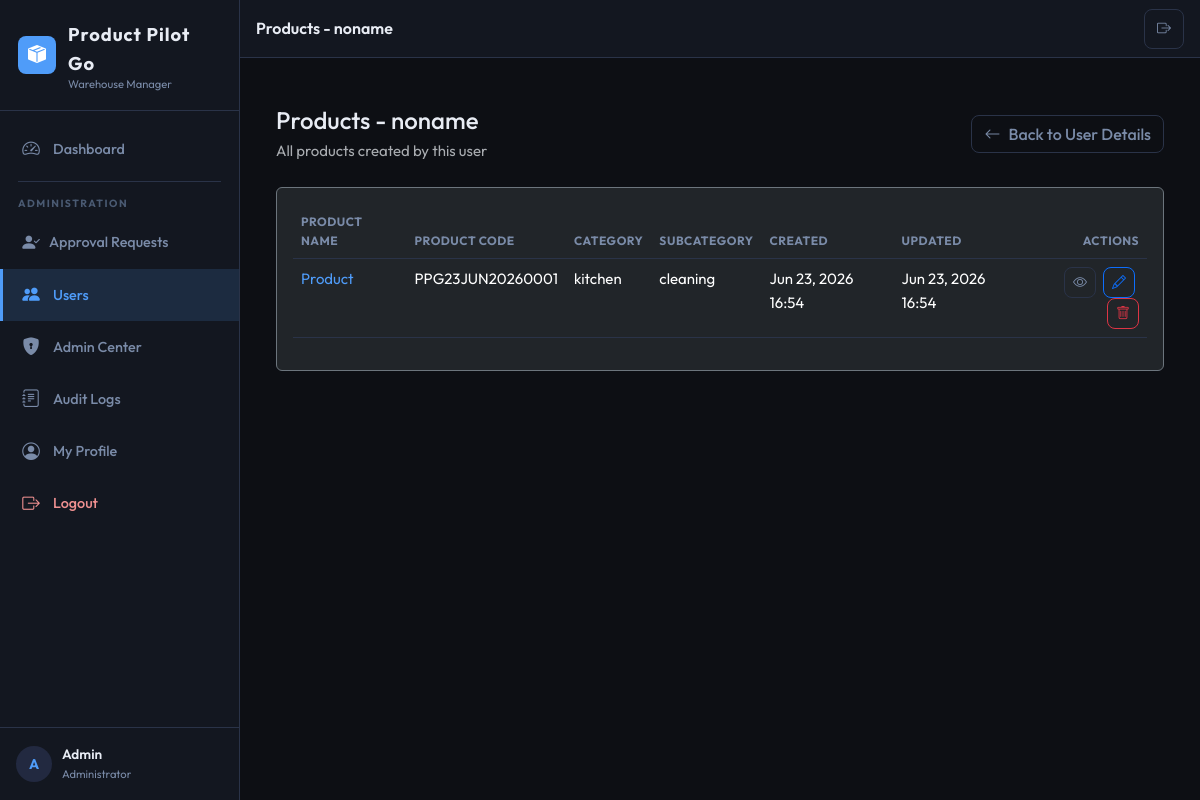
The page /users/3/products/ (signed in) on the database its author committed.
### aps/models.py (models this page shows, shortened)
class Product(models.Model):
    product_name = models.CharField(max_length=255, db_index=True)
    asin_code = models.CharField(max_length=100, blank=True, null=True, db_index=True)
    sh_code = models.CharField(max_length=100, blank=True, db_index=True)
    category = models.ForeignKey(
        Category,
        on_delete=models.SET_NULL,
        null=True, blank=True,
        related_name='products'
    )
    subcategory = models.ForeignKey(
        SubCategory,
        on_delete=models.SET_NULL,
        null=True, blank=True,
        related_name='products'
    )
    main_image = models.ImageField(
        upload_to=product_main_image_path,
        validators=[validate_image_extension, validate_image_size],
        blank=True, null=True
    )
    description = models.TextField(blank=True)
    tags = models.CharField(max_length=255, blank=True, help_text="Comma-separated tags")
    created_at = models.DateTimeField(auto_now_add=True, db_index=True)
    created_by = models.ForeignKey(
        User,
        on_delete=models.SET_NULL,
        null=True, blank=True,
        related_name='products_created',
    )
    updated_by = models.ForeignKey(
        User,
        on_delete=models.SET_NULL,
        null=True, blank=True,
        related_name='products_updated',
    )
    updated_at = models.DateTimeField(auto_now=True)
    is_deleted = models.BooleanField(default=False, db_index=True)
    deleted_at = models.DateTimeField(null=True, blank=True)
    class Meta:
        ordering = ['-created_at']
        unique_together = ('asin_code', 'created_by')
        indexes = [
            models.Index(fields=['product_name', 'is_deleted'], name='idx_product_name_active'),
            models.Index(fields=['category', 'is_deleted'], name='idx_product_cat_active'),
            models.Index(fields=['is_deleted', '-created_at'], name='idx_product_active_date'),
        ]

class Category(models.Model):
    name = models.CharField(max_length=150)
    created_by = models.ForeignKey(
        User,
        on_delete=models.CASCADE,
        null=True, blank=True,
        related_name='categories_created',
    )
    class Meta:
        verbose_name = 'Category'
        verbose_name_plural = 'Categories'
        ordering = ['name']
        unique_together = ('name', 'created_by')

class SubCategory(models.Model):
    category = models.ForeignKey(
        Category,
        on_delete=models.CASCADE,
        related_name='subcategories'
    )
    name = models.CharField(max_length=150)
    class Meta:
        verbose_name = 'Sub Category'
        verbose_name_plural = 'Sub Categories'
        ordering = ['name']
        unique_together = ('category', 'name')

### aps/views/users.py (the view)
# urls.py: path('users/<int:user_id>/products/', views.user_products, name='user_products'),
@admin_required
def user_products(request, user_id):
    target_user = get_object_or_404(User, pk=user_id, is_superuser=False)
    products_qs = Product.objects.filter(
        created_by=target_user, is_deleted=False
    ).select_related('category', 'subcategory').order_by('-created_at')
    paginator = Paginator(products_qs, 25)
    page_obj = paginator.get_page(request.GET.get('page'))
    return render(request, 'aps/user_products.html', {
        'page_title': f'Products - {target_user.username}',
        'active_menu': 'users',
        'target_user': target_user,
        'page_obj': page_obj,
    })

### aps/permissions.py (called while the page is built, shortened)
def is_administrator(user):
    return user.is_authenticated and user.is_active and (
        user.is_staff or user.is_superuser
    )

def can_export(user):
    if is_administrator(user):
        return True
    profile = get_user_profile(user)
    return profile and profile.can_export

def can_manage_settings(user):
    if is_administrator(user):
        return True

def can_delete_products(user):
    if is_administrator(user):
        return True
    profile = get_user_profile(user)
    return profile and profile.can_delete_products

def admin_required(view_func):
    check = user_passes_test(
        lambda u: is_administrator(u),
        login_url='/login/',
    )
    return login_required(check(view_func))

### aps/templatetags/aps_tags.py (called while the page is built)
@register.simple_tag
def active_class(request, *url_names):
    try:
        match = resolve(request.path)
        if match.url_name in url_names:
            return "active"
    except Resolver404:
        pass
    return ""

### aps/templates/aps/user_products.html (shortened to what this page needs)
{% extends 'aps/base.html' %}
{% load static %}
{% block content %}
<div class="container-fluid py-4">
  <div class="row mb-4">
    <div class="col-12">
      <div class="d-flex justify-content-between align-items-center flex-wrap gap-3">
        <div>
          <h4 class="mb-1">Products - {{ target_user.username }}</h4>
          <p class="text-muted mb-0">All products created by this user</p>
        </div>
        <a href="{% url 'user_details' target_user.id %}" class="btn btn-outline-secondary">
          <i class="bi bi-arrow-left me-2"></i>Back to User Details
        </a>
      </div>
    </div>
  </div>
  <div class="row">
    <div class="col-12">
      <div class="card bg-dark border-secondary">
        <div class="card-body">
          <div class="table-responsive">
            <table class="table table-dark table-hover">
              <thead>
                <tr>
                  <th>Product Name</th>
                  <th>Product Code</th>
                  <th>Category</th>
                  <th>Subcategory</th>
                  <th>Created</th>
                  <th>Updated</th>
                  <th class="text-end">Actions</th>
                </tr>
              </thead>
              <tbody>
                {% for product in page_obj %}
                <tr>
                  <td>
                    <a href="{% url 'product_detail' product.id %}" class="text-decoration-none">
                      {{ product.product_name }}
                    </a>
                  </td>
                  <td>{{ product.asin_code|default:"—" }}</td>
                  <td>{{ product.category.name|default:"—" }}</td>
                  <td>{{ product.subcategory.name|default:"—" }}</td>
                  <td>{{ product.created_at|date:"M d, Y H:i" }}</td>
                  <td>{{ product.updated_at|date:"M d, Y H:i" }}</td>
                  <td class="text-end">
                    <a href="{% url 'product_detail' product.id %}" class="btn btn-sm btn-outline-secondary me-1" title="View">
                      <i class="bi bi-eye"></i>
                    </a>
                    <a href="{% url 'product_edit' product.id %}" class="btn btn-sm btn-outline-primary me-1" title="Edit">
                      <i class="bi bi-pencil"></i>
                    </a>
                    <button onclick="confirmDelete({{ product.id }})" class="btn btn-sm btn-outline-danger" title="Delete">
                      <i class="bi bi-trash"></i>
                    </button>
                  </td>
                </tr>
                {% empty %}
                <tr>
                  <td colspan="7" class="text-center text-muted">No products found for this user</td>
                </tr>
                {% endfor %}
              </tbody>
            </table>
          </div>
        </div>
      </div>
    </div>
  </div>
</div>
{% endblock %}

### aps/templates/aps/base.html (shortened to what this page needs)
{% load static %}
{% load aps_tags %}
<!DOCTYPE html>
<html lang="en" data-bs-theme="dark">
<head>
  <link rel="stylesheet" href="https://cdn.jsdelivr.net/npm/bootstrap@5.3.3/dist/css/bootstrap.min.css">
  <link rel="stylesheet" href="https://cdn.jsdelivr.net/npm/bootstrap-icons@1.11.3/font/bootstrap-icons.css">
  <link rel="stylesheet" href="{% static 'css/main.css' %}">
</head>
<body>
{% if user.is_authenticated %}
  <div class="app-wrapper">
    <aside class="sidebar d-none d-lg-flex flex-column">
      <div class="sidebar-brand">
        <div class="brand-icon"><i class="bi bi-box-seam-fill"></i></div>
        <div>
          <span class="brand-name">Product Pilot Go</span>
          <div class="brand-sub">Warehouse Manager</div>
        </div>
      </div>
      {% include 'aps/sidebar_nav.html' %}
      <div class="sidebar-footer">
        <div class="user-chip">
          <div class="user-avatar">{{ user.username|first|upper }}</div>
          <div class="user-info">
            <span class="user-name">{{ user.username }}</span>
            <span class="user-role">{% if user.is_superuser %}Administrator{% elif user.is_staff %}Administrator{% else %}Staff Member{% endif %}</span>
          </div>
        </div>
      </div>
    </aside>
    <div class="main-area">
      <nav class="topnav">
        <div class="topnav-title">{{ page_title|default:"Dashboard" }}</div>
        <div class="topnav-actions">
          <a href="{% url 'logout' %}" class="btn btn-icon btn-outline-secondary btn-sm" title="Logout">
            <i class="bi bi-box-arrow-right"></i>
          </a>
        </div>
      </nav>
      <main class="page-content">
        {% block content %}{% endblock %}
      </main>
    </div>
  </div>
{% else %}
  {% block auth_content %}{% endblock %}
{% endif %}
</body>
</html>

### aps/static/css/main.css (style rules this page uses)
:root { --bg: #0d0f14; --surface: #131720; --surface-2: #1a2030; --surface-3: #222940; --border: #2a3348; --text: #e8ecf4; --text-muted: #7a8ba8; --text-dim: #4a5a72; --accent: #4f9cf9; --accent-glow: rgba(79,156,249,0.15); --amber: #f5a623; --green: #22c55e; --red: #ef4444; --purple: #a855f7; --sidebar-w: 240px; --topnav-h: 58px; --radius: 12px; --radius-sm: 8px; --font-body: 'Outfit', sans-serif; --font-mono: 'DM Mono', monospace; }
*, *::before, *::after { box-sizing: border-box; }
html { scroll-behavior: smooth; -webkit-tap-highlight-color: transparent; }
body { font-family: var(--font-body); background: var(--bg); color: var(--text); font-size: 15px; line-height: 1.6; margin: 0; overflow-x: hidden; }
a { color: var(--accent); text-decoration: none; }
.app-wrapper { display: flex; min-height: 100vh; }
.sidebar { width: var(--sidebar-w); background: var(--surface); border-right: 1px solid var(--border); flex-shrink: 0; height: 100vh; position: sticky; top: 0; overflow-y: auto; flex-direction: column; z-index: 100; }
.sidebar-brand { display: flex; align-items: center; gap: 12px; padding: 20px 18px; border-bottom: 1px solid var(--border); }
.brand-icon { width: 38px; height: 38px; background: var(--accent); border-radius: var(--radius-sm); display: flex; align-items: center; justify-content: center; font-size: 18px; color: #fff; flex-shrink: 0; }
.brand-name { font-size: 1.15rem; font-weight: 700; color: var(--text); letter-spacing: 1px; }
.brand-sub { font-size: 0.7rem; color: var(--text-muted); line-height: 1; }
.sidebar-footer { margin-top: auto; padding: 16px; border-top: 1px solid var(--border); }
.user-chip { display: flex; align-items: center; gap: 10px; }
.user-avatar { width: 36px; height: 36px; background: var(--surface-3); border-radius: 50%; display: flex; align-items: center; justify-content: center; font-weight: 700; font-size: 14px; color: var(--accent); flex-shrink: 0; }
.user-info { overflow: hidden; }
.user-name { display: block; font-size: 0.85rem; font-weight: 600; white-space: nowrap; overflow: hidden; text-overflow: ellipsis; }
.user-role { display: block; font-size: 0.7rem; color: var(--text-muted); }
.main-area { flex: 1; min-width: 0; display: flex; flex-direction: column; }
.topnav { height: var(--topnav-h); background: var(--surface); border-bottom: 1px solid var(--border); display: flex; align-items: center; gap: 12px; padding: 0 16px; position: sticky; top: 0; z-index: 50; }
.topnav-title { font-size: 1rem; font-weight: 600; color: var(--text); flex: 1; white-space: nowrap; overflow: hidden; text-overflow: ellipsis; }
.topnav-actions { display: flex; align-items: center; gap: 8px; flex-shrink: 0; }
.page-content { flex: 1; padding: 20px 16px; max-width: 100%; }
@media (min-width: 768px) { .page-content { padding: 24px; } }
.btn { font-family: var(--font-body); font-weight: 500; border-radius: var(--radius-sm); transition: all 0.15s; }
.btn-icon { width: 40px; height: 40px; display: flex; align-items: center; justify-content: center; border-radius: var(--radius-sm); border: 1px solid var(--border); background: transparent; color: var(--text); padding: 0; }
.btn-outline-secondary { border-color: var(--border); color: var(--text-muted); background: transparent; }
.table { color: var(--text); --bs-table-bg: transparent; --bs-table-border-color: var(--border); }
.table thead th { font-size: 0.75rem; text-transform: uppercase; letter-spacing: 0.5px; color: var(--text-muted); }

### rows shown on the page
Product: product_name "Product", asin_code "PPG23JUN20260001", category.name "kitchen", subcategory.name "cleaning", created_at "Jun 23, 2026 16:54", updated_at "Jun 23, 2026 16:54"

### other values the page prints
{{ user.username|first|upper }} "A"
{{ user.username }} "Admin"
{{ page_title|default:"Dashboard" }} "Products - noname"
{{ target_user.username }} "noname"
